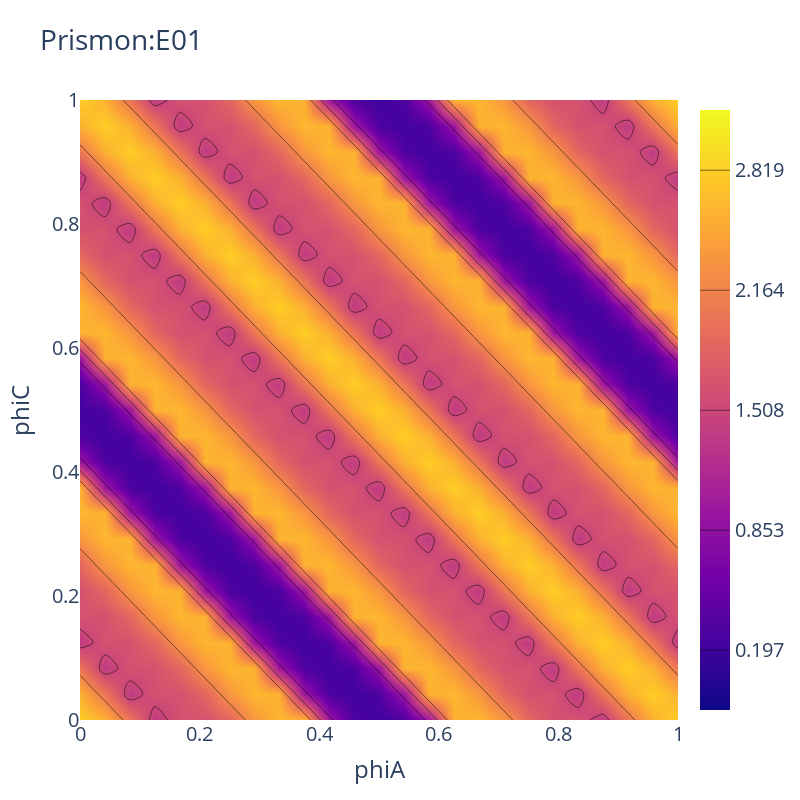

Notebook source saved alongside this figure:
### Code cell
utils.plotHeatmap(Ex1.reshape(Na,Nc),PhiA,PhiC,'Prismon:E01','phiA','phiC',size=(800,800),export='pdf',ncontours=4)

### Figure 1 — Plotly figure (JSON) as saved in the notebook; plotly's stock layout.template omitted (floating-point values rounded to 4 significant figures; data arrays with more than 128 entries replaced by an {"elided": "..."} marker saying what was removed)
{"data": [{"contours": {"coloring": "heatmap", "end": 2.819, "size": 0.6555, "start": 0.1973}, "type": "contour", "x": [0, 0.04167, 0.08333, 0.125, 0.1667, 0.2083, 0.25, 0.2917, 0.3333, 0.375, 0.4167, 0.4583, 0.5, 0.5417, 0.5833, 0.625, 0.6667, 0.7083, 0.75, 0.7917, 0.8333, 0.875, 0.9167, 0.9583, 1], "y": [0, 0.04167, 0.08333, 0.125, 0.1667, 0.2083, 0.25, 0.2917, 0.3333, 0.375, 0.4167, 0.4583, 0.5, 0.5417, 0.5833, 0.625, 0.6667, 0.7083, 0.75, 0.7917, 0.8333, 0.875, 0.9167, 0.9583, 1], "z": {"elided": "25x25 float values"}}], "layout": {"font": {"size": 20}, "height": 800, "legend": {"x": 0.99, "xanchor": "right", "y": 0.99, "yanchor": "top"}, "margin": {"r": 10, "t": 100}, "title": {"text": "Prismon:E01"}, "width": 800, "xaxis": {"title": {"text": "phiA"}}, "yaxis": {"title": {"text": "phiC"}}}}
